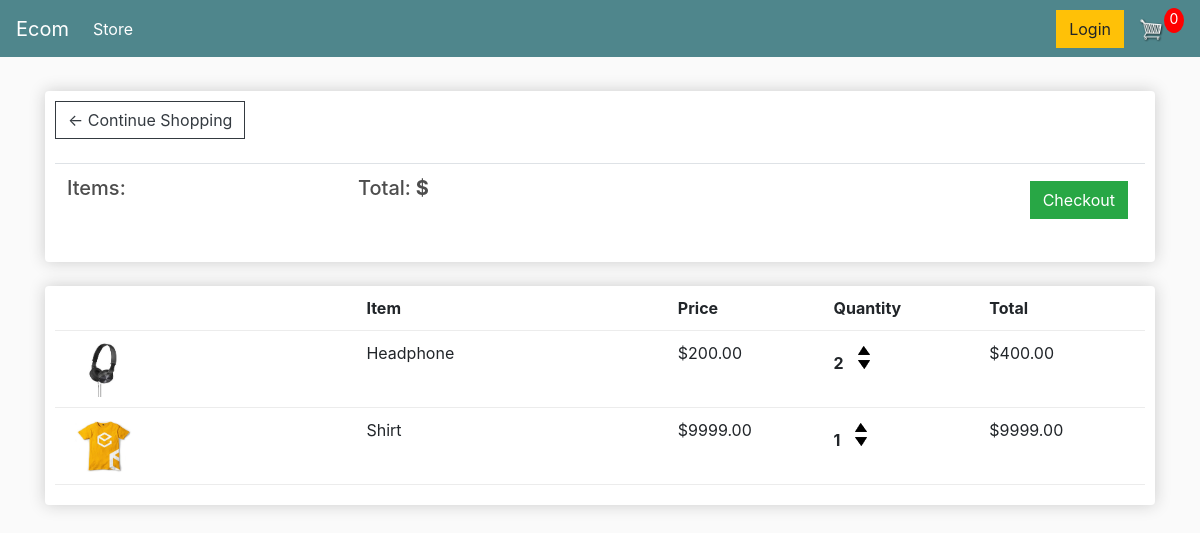
The app's page /cart/ (signed in) with its own data.
### store/models.py (models this page shows, shortened)
class OrderItem(models.Model):
	product = models.ForeignKey(Product, on_delete=models.SET_NULL, null=True)
	order = models.ForeignKey(Order, on_delete=models.SET_NULL, null=True)
	quantity = models.IntegerField(default=0, null=True, blank=True)
	date_added = models.DateTimeField(auto_now_add=True)
	@property
	def get_total(self):
		total = self.product.price * self.quantity
		return total

class Product(models.Model):
	name = models.CharField(max_length=200)
	description = models.TextField(null=True, blank=True)
	price = models.FloatField()
	is_stock = models.BooleanField(default=False,null=True, blank=True)
	image = models.ImageField(null=True, blank=True)
	@property
	def imageURL(self):
		try:
			url = self.image.url
		except:
			url = ''
		return url

### store/views.py (the view)
# urls.py: path('cart/', views.cart, name="cart"),
def cart(request):
	if request.user.is_authenticated:
		customer = request.user.customer
		order, created = Order.objects.get_or_create(customer=customer, complete=False)
		items = order.orderitem_set.all()
		print(customer)
	context = {'items': items}
	print(context)
	return render(request, 'store/cart.html', context)

### store/models.py (called while the page is built)
	def __str__(self):
		return self.name

### store/templates/store/cart.html
{% extends 'store/main.html' %}
{% load static %}
{% block content %}
	<div class="row">
		<div class="col-lg-12">
			<div class="box-element">
				<a  class="btn btn-outline-dark" href="{% url 'store' %}">&#x2190; Continue Shopping</a>
				<br>
				<br>
				<table class="table">
					<tr>
						<th><h5>Items: <strong>{{order.get_cart_items}}</strong></h5></th>
						<th><h5>Total:<strong> ${{order.get_cart_total|floatformat:2}}</strong></h5></th>
						<th>
							<a  style="float:right; margin:5px;" class="btn btn-success" href="{% url 'checkout' %}">Checkout</a>
						</th>
					</tr>
				</table>
			</div>
			<br>
			<div class="box-element">
				<div class="cart-row">
					<div style="flex:2"></div>
					<div style="flex:2"><strong>Item</strong></div>
					<div style="flex:1"><strong>Price</strong></div>
					<div style="flex:1"><strong>Quantity</strong></div>
					<div style="flex:1"><strong>Total</strong></div>
				</div>
				{% for item in items %}
				<div class="cart-row">
					<div style="flex:2"><img class="row-image" src="{{item.product.imageURL}}"></div>
					<div style="flex:2"><p>{{item.product.name}}</p></div>
					<div style="flex:1"><p>${{item.product.price|floatformat:2}}</p></div>
					<div style="flex:1">
						<p class="quantity">{{item.quantity}}</p>
						<div class="quantity">
							<img data-product="{{item.product.id}}" data-action="add" class="chg-quantity update-cart" src="{% static  'images/arrow-up.png' %}">
							<img data-product="{{item.product.id}}" data-action="remove" class="chg-quantity update-cart" src="{% static  'images/arrow-down.png' %}">
						</div>
					</div>
					<div style="flex:1"><p>${{item.get_total|floatformat:2}}</p></div>
				</div>
				{% endfor %}
			</div>
		</div>
	</div>
{% endblock content %}

### store/static/css/main.css (style rules this page uses)
body { background-color: hsl(0, 0%, 98%); }
h1,h2,h3,h4,h5,h6 { color:hsl(0, 0%, 30%); }
.box-element { box-shadow:hsl(0, 0%, 80%) 0 0 16px; background-color: #fff; border-radius: 4px; padding: 10px; }
.col-lg-4, .col-lg-6, .col-lg-8, .col-lg-12 { margin-top: 10px; }
.btn { border-radius: 0; }
.row-image { width: 100px; }
.cart-row { display: flex; align-items: flex-stretch; padding-bottom: 10px; margin-bottom: 10px; border-bottom: 1px solid #ececec; }
.quantity { display: inline-block; font-weight: 700; padding-right:10px; }
.chg-quantity { width: 12px; cursor: pointer; display: block; margin-top: 5px; transition:.1s; }

### records on screen
OrderItem: product.imageURL (picture), product.name "Headphone", product.price "200.00", quantity "2", get_total "400.00"
OrderItem: product.imageURL (picture), product.name "Shirt", product.price "9999.00", quantity "1", get_total "9999.00"
